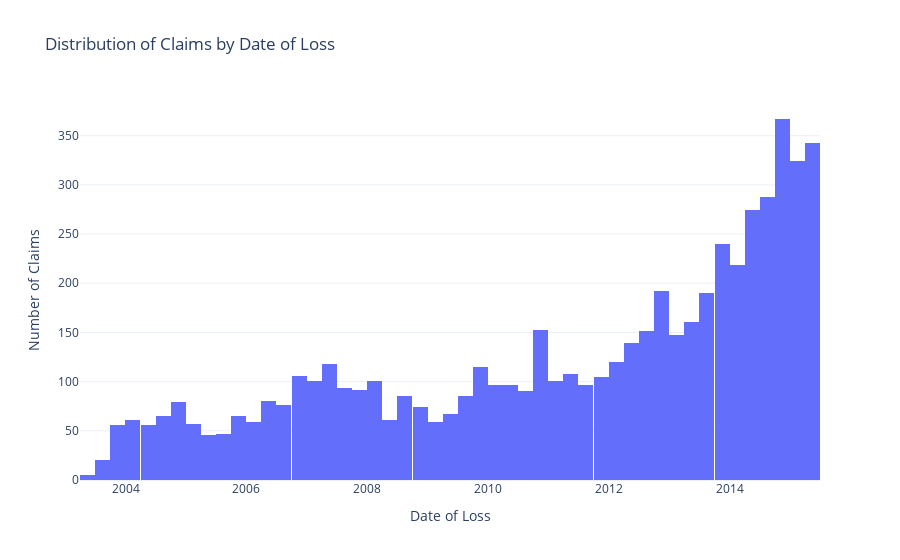

Notebook cell for this chart:
### Code cell
# Plot histogram of date_of_loss to see distribution of claims over time
fig = px.histogram(plot_data, x='date_of_loss', 
                   title='Distribution of Claims by Date of Loss',
                   labels={'count': 'Number of Claims', 'date_of_loss': 'Date of Loss'},
                   template="plotly_white")
fig.update_layout(xaxis_title='Date of Loss', yaxis_title='Number of Claims')
fig.show()

### Figure 1 — Plotly figure (JSON) as saved in the notebook; plotly's stock layout.template omitted (floating-point values rounded to 4 significant figures; data arrays with more than 128 entries replaced by an {"elided": "..."} marker saying what was removed)
{"data": [{"bingroup": "x", "hovertemplate": "Date of Loss=%{x}<br>count=%{y}<extra></extra>", "legendgroup": "", "marker": {"color": "#636efa", "pattern": {"shape": ""}}, "name": "", "orientation": "v", "showlegend": false, "type": "histogram", "x": {"elided": "5933 str values"}, "xaxis": "x", "yaxis": "y"}], "layout": {"barmode": "relative", "legend": {"tracegroupgap": 0}, "title": {"text": "Distribution of Claims by Date of Loss"}, "xaxis": {"anchor": "y", "domain": [0, 1], "title": {"text": "Date of Loss"}}, "yaxis": {"anchor": "x", "domain": [0, 1], "title": {"text": "Number of Claims"}}}}
